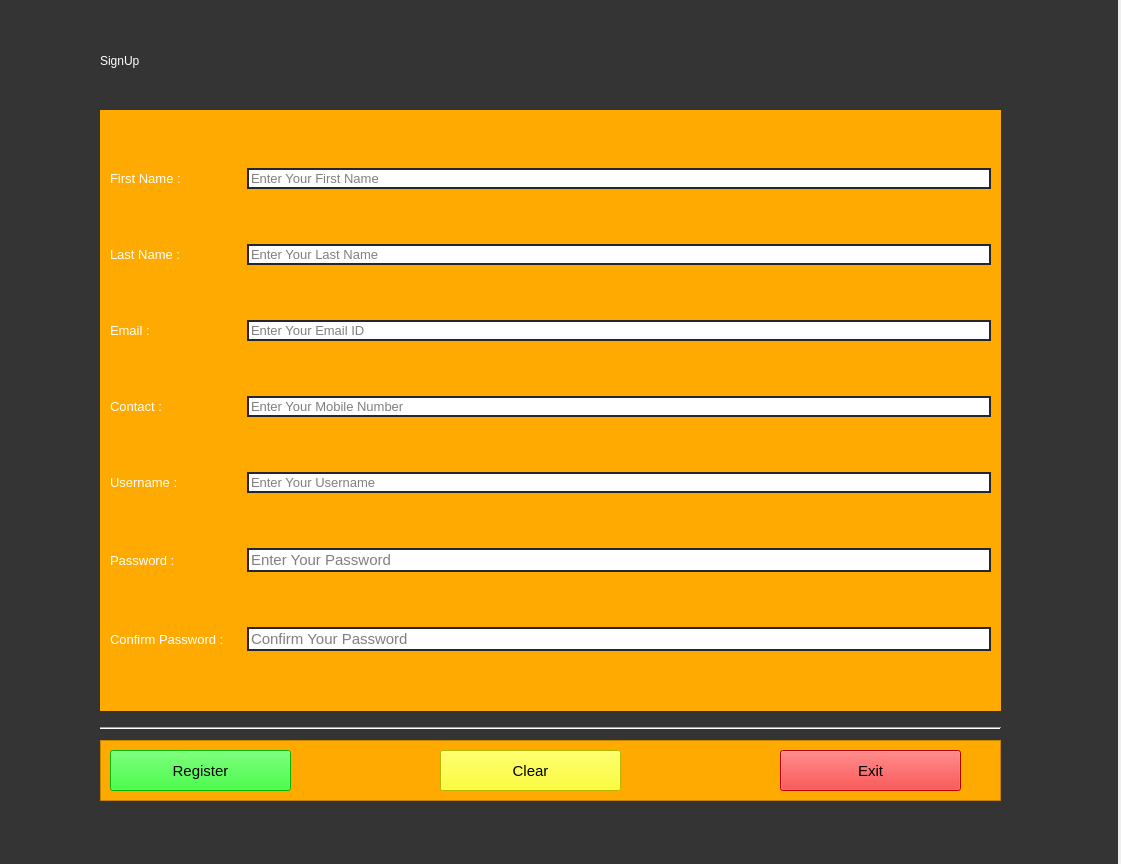
<?xml version="1.0" encoding="UTF-8"?>
<ui version="4.0">
 <class>MainWindow</class>
 <widget class="QMainWindow" name="MainWindow">
  <property name="geometry">
   <rect>
    <x>0</x>
    <y>0</y>
    <width>1121</width>
    <height>864</height>
   </rect>
  </property>
  <property name="windowTitle">
   <string>MainWindow</string>
  </property>
  <property name="autoFillBackground">
   <bool>false</bool>
  </property>
  <widget class="QWidget" name="centralwidget">
   <widget class="QFrame" name="gridFrame">
    <property name="geometry">
     <rect>
      <x>100</x>
      <y>110</y>
      <width>901</width>
      <height>601</height>
     </rect>
    </property>
    <property name="styleSheet">
     <string notr="true">background-color: rgb(255, 170, 0);</string>
    </property>
    <layout class="QGridLayout" name="Input_Layout">
     <property name="leftMargin">
      <number>10</number>
     </property>
     <property name="rightMargin">
      <number>10</number>
     </property>
     <property name="horizontalSpacing">
      <number>23</number>
     </property>
     <item row="4" column="0">
      <widget class="QLabel" name="Username_Label">
       <property name="font">
        <font>
         <family>Segoe UI</family>
         <pointsize>10</pointsize>
        </font>
       </property>
       <property name="styleSheet">
        <string notr="true">color: rgb(255, 255, 255);</string>
       </property>
       <property name="text">
        <string>Username :</string>
       </property>
      </widget>
     </item>
     <item row="3" column="1">
      <widget class="QLineEdit" name="Contact_Field">
       <property name="font">
        <font>
         <family>Segoe UI</family>
         <pointsize>10</pointsize>
        </font>
       </property>
       <property name="styleSheet">
        <string notr="true">QLineEdit
{
	border : 2px solid rgb(37,39,48);
background-color: rgb(255, 255, 255);
}</string>
       </property>
       <property name="frame">
        <bool>false</bool>
       </property>
       <property name="placeholderText">
        <string>Enter Your Mobile Number</string>
       </property>
       <property name="clearButtonEnabled">
        <bool>false</bool>
       </property>
      </widget>
     </item>
     <item row="2" column="0">
      <widget class="QLabel" name="Email_Label">
       <property name="font">
        <font>
         <family>Segoe UI</family>
         <pointsize>10</pointsize>
        </font>
       </property>
       <property name="styleSheet">
        <string notr="true">color: rgb(255, 255, 255);
</string>
       </property>
       <property name="text">
        <string>Email :</string>
       </property>
      </widget>
     </item>
     <item row="5" column="0">
      <widget class="QLabel" name="Password_Label">
       <property name="font">
        <font>
         <family>Segoe UI</family>
         <pointsize>10</pointsize>
        </font>
       </property>
       <property name="styleSheet">
        <string notr="true">color: rgb(255, 255, 255);</string>
       </property>
       <property name="text">
        <string>Password :</string>
       </property>
      </widget>
     </item>
     <item row="2" column="1">
      <widget class="QLineEdit" name="Email_Field">
       <property name="font">
        <font>
         <family>Segoe UI</family>
         <pointsize>10</pointsize>
        </font>
       </property>
       <property name="styleSheet">
        <string notr="true">QLineEdit
{
	border : 2px solid rgb(37,39,48);
background-color: rgb(255, 255, 255);
}</string>
       </property>
       <property name="frame">
        <bool>false</bool>
       </property>
       <property name="placeholderText">
        <string>Enter Your Email ID</string>
       </property>
       <property name="clearButtonEnabled">
        <bool>false</bool>
       </property>
      </widget>
     </item>
     <item row="6" column="0">
      <widget class="QLabel" name="Confirm_Pass_Label">
       <property name="font">
        <font>
         <family>Segoe UI</family>
         <pointsize>10</pointsize>
        </font>
       </property>
       <property name="styleSheet">
        <string notr="true">color: rgb(255, 255, 255);
</string>
       </property>
       <property name="text">
        <string>Confirm Password :</string>
       </property>
      </widget>
     </item>
     <item row="1" column="0">
      <widget class="QLabel" name="Last_Name_Label">
       <property name="font">
        <font>
         <family>Segoe UI</family>
         <pointsize>10</pointsize>
        </font>
       </property>
       <property name="styleSheet">
        <string notr="true">color: rgb(255, 255, 255);</string>
       </property>
       <property name="text">
        <string>Last Name :</string>
       </property>
      </widget>
     </item>
     <item row="0" column="1">
      <widget class="QLineEdit" name="First_Name_Field">
       <property name="font">
        <font>
         <family>Segoe UI</family>
         <pointsize>10</pointsize>
        </font>
       </property>
       <property name="styleSheet">
        <string notr="true">QLineEdit
{
	border : 2px solid rgb(37,39,48);
background-color: rgb(255, 255, 255);
}
</string>
       </property>
       <property name="frame">
        <bool>false</bool>
       </property>
       <property name="placeholderText">
        <string>Enter Your First Name</string>
       </property>
       <property name="clearButtonEnabled">
        <bool>false</bool>
       </property>
      </widget>
     </item>
     <item row="0" column="0">
      <widget class="QLabel" name="First_Name_Label">
       <property name="font">
        <font>
         <family>Segoe UI</family>
         <pointsize>10</pointsize>
        </font>
       </property>
       <property name="styleSheet">
        <string notr="true">
color: rgb(255, 255, 255);</string>
       </property>
       <property name="text">
        <string>First Name :</string>
       </property>
      </widget>
     </item>
     <item row="4" column="1">
      <widget class="QLineEdit" name="Username_Field">
       <property name="font">
        <font>
         <family>Segoe UI</family>
         <pointsize>10</pointsize>
        </font>
       </property>
       <property name="styleSheet">
        <string notr="true">QLineEdit
{
	border : 2px solid rgb(37,39,48);
background-color: rgb(255, 255, 255);
}</string>
       </property>
       <property name="frame">
        <bool>false</bool>
       </property>
       <property name="placeholderText">
        <string>Enter Your Username</string>
       </property>
       <property name="clearButtonEnabled">
        <bool>false</bool>
       </property>
      </widget>
     </item>
     <item row="1" column="1">
      <widget class="QLineEdit" name="Last_Name_Field">
       <property name="font">
        <font>
         <family>Segoe UI</family>
         <pointsize>10</pointsize>
        </font>
       </property>
       <property name="styleSheet">
        <string notr="true">QLineEdit
{
	border : 2px solid rgb(37,39,48);
background-color: rgb(255, 255, 255);
}</string>
       </property>
       <property name="frame">
        <bool>false</bool>
       </property>
       <property name="placeholderText">
        <string>Enter Your Last Name</string>
       </property>
       <property name="clearButtonEnabled">
        <bool>false</bool>
       </property>
      </widget>
     </item>
     <item row="3" column="0">
      <widget class="QLabel" name="Contact_Label">
       <property name="font">
        <font>
         <family>Segoe UI</family>
         <pointsize>10</pointsize>
        </font>
       </property>
       <property name="styleSheet">
        <string notr="true">color: rgb(255, 255, 255);
</string>
       </property>
       <property name="text">
        <string>Contact :</string>
       </property>
      </widget>
     </item>
     <item row="6" column="1">
      <widget class="QLineEdit" name="Confirm_Pass_Field">
       <property name="font">
        <font>
         <family>Segoe UI</family>
         <pointsize>11</pointsize>
        </font>
       </property>
       <property name="styleSheet">
        <string notr="true">QLineEdit
{
	border : 2px solid rgb(37,39,48);
background-color: rgb(255, 255, 255);
}</string>
       </property>
       <property name="text">
        <string/>
       </property>
       <property name="frame">
        <bool>true</bool>
       </property>
       <property name="echoMode">
        <enum>QLineEdit::Password</enum>
       </property>
       <property name="placeholderText">
        <string>Confirm Your Password</string>
       </property>
      </widget>
     </item>
     <item row="5" column="1">
      <widget class="QLineEdit" name="Password_Field">
       <property name="font">
        <font>
         <family>Segoe UI</family>
         <pointsize>11</pointsize>
        </font>
       </property>
       <property name="styleSheet">
        <string notr="true">QLineEdit
{
	border : 2px solid rgb(37,39,48);
background-color: rgb(255, 255, 255);
}</string>
       </property>
       <property name="text">
        <string/>
       </property>
       <property name="frame">
        <bool>true</bool>
       </property>
       <property name="echoMode">
        <enum>QLineEdit::Password</enum>
       </property>
       <property name="placeholderText">
        <string>Enter Your Password</string>
       </property>
      </widget>
     </item>
    </layout>
   </widget>
   <widget class="QLabel" name="label">
    <property name="geometry">
     <rect>
      <x>-33</x>
      <y>-2</y>
      <width>1151</width>
      <height>871</height>
     </rect>
    </property>
    <property name="styleSheet">
     <string notr="true">background-color: rgb(52, 52, 52);</string>
    </property>
    <property name="text">
     <string/>
    </property>
    <property name="pixmap">
     <pixmap>../Downloads/chair.jpg</pixmap>
    </property>
    <property name="scaledContents">
     <bool>true</bool>
    </property>
   </widget>
   <widget class="QLabel" name="label_2">
    <property name="geometry">
     <rect>
      <x>100</x>
      <y>30</y>
      <width>201</width>
      <height>61</height>
     </rect>
    </property>
    <property name="styleSheet">
     <string notr="true">font: 28pt &quot;Nirmala UI&quot;;
color: rgb(255, 255, 255);</string>
    </property>
    <property name="text">
     <string>SignUp</string>
    </property>
   </widget>
   <widget class="QFrame" name="frame">
    <property name="geometry">
     <rect>
      <x>100</x>
      <y>740</y>
      <width>901</width>
      <height>61</height>
     </rect>
    </property>
    <property name="styleSheet">
     <string notr="true">background-color: rgb(255, 170, 0);</string>
    </property>
    <property name="frameShape">
     <enum>QFrame::StyledPanel</enum>
    </property>
    <property name="frameShadow">
     <enum>QFrame::Raised</enum>
    </property>
    <widget class="QPushButton" name="Clear_Button">
     <property name="geometry">
      <rect>
       <x>340</x>
       <y>10</y>
       <width>181</width>
       <height>41</height>
      </rect>
     </property>
     <property name="font">
      <font>
       <family>Segoe UI</family>
       <pointsize>11</pointsize>
      </font>
     </property>
     <property name="cursor">
      <cursorShape>PointingHandCursor</cursorShape>
     </property>
     <property name="autoFillBackground">
      <bool>false</bool>
     </property>
     <property name="styleSheet">
      <string notr="true">background-color: rgb(255, 255, 0);</string>
     </property>
     <property name="text">
      <string>Clear</string>
     </property>
     <property name="checkable">
      <bool>false</bool>
     </property>
     <property name="default">
      <bool>false</bool>
     </property>
     <property name="flat">
      <bool>false</bool>
     </property>
    </widget>
    <widget class="QPushButton" name="Register_Button">
     <property name="enabled">
      <bool>true</bool>
     </property>
     <property name="geometry">
      <rect>
       <x>10</x>
       <y>10</y>
       <width>181</width>
       <height>41</height>
      </rect>
     </property>
     <property name="font">
      <font>
       <family>Segoe UI</family>
       <pointsize>11</pointsize>
      </font>
     </property>
     <property name="cursor">
      <cursorShape>PointingHandCursor</cursorShape>
     </property>
     <property name="autoFillBackground">
      <bool>false</bool>
     </property>
     <property name="styleSheet">
      <string notr="true">background-color: rgb(0, 255, 0);
selection-color: rgb(255, 255, 0);
border-color: rgb(255, 255, 127);</string>
     </property>
     <property name="text">
      <string>Register</string>
     </property>
     <property name="checkable">
      <bool>false</bool>
     </property>
     <property name="default">
      <bool>false</bool>
     </property>
     <property name="flat">
      <bool>false</bool>
     </property>
    </widget>
    <widget class="QPushButton" name="Exit_Button">
     <property name="geometry">
      <rect>
       <x>680</x>
       <y>10</y>
       <width>181</width>
       <height>41</height>
      </rect>
     </property>
     <property name="font">
      <font>
       <family>Segoe UI</family>
       <pointsize>11</pointsize>
      </font>
     </property>
     <property name="cursor">
      <cursorShape>PointingHandCursor</cursorShape>
     </property>
     <property name="autoFillBackground">
      <bool>false</bool>
     </property>
     <property name="styleSheet">
      <string notr="true">background-color: rgb(255, 0, 0);</string>
     </property>
     <property name="text">
      <string>Exit</string>
     </property>
     <property name="checkable">
      <bool>false</bool>
     </property>
     <property name="default">
      <bool>false</bool>
     </property>
     <property name="flat">
      <bool>false</bool>
     </property>
    </widget>
   </widget>
   <widget class="Line" name="line">
    <property name="geometry">
     <rect>
      <x>100</x>
      <y>720</y>
      <width>901</width>
      <height>16</height>
     </rect>
    </property>
    <property name="orientation">
     <enum>Qt::Horizontal</enum>
    </property>
   </widget>
   <zorder>label</zorder>
   <zorder>gridFrame</zorder>
   <zorder>label_2</zorder>
   <zorder>frame</zorder>
   <zorder>line</zorder>
  </widget>
 </widget>
 <resources/>
 <connections/>
</ui>
